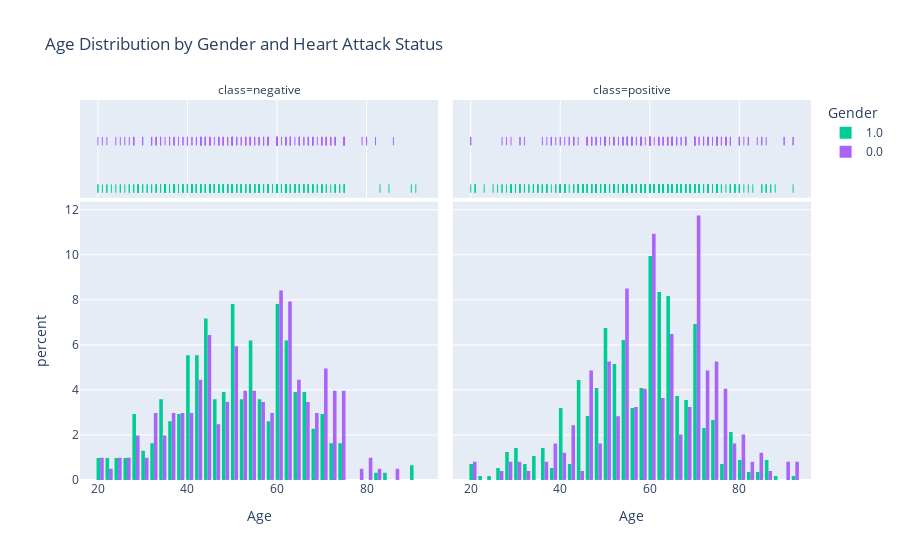

Notebook code for this chart:
### Code cell
# Yaş ve cinsiyet dağılımını, kalp krizi durumuna göre yüzdelik olarak görselleştir
fig = px.histogram(df, x='age', color='gender', 
                   title='Age Distribution by Gender and Heart Attack Status',
                   color_discrete_map={'male': 'blue', 'female': 'red'},
                   marginal="rug", 
                   labels={'age': 'Age', 'gender': 'Gender'},
                   barmode='group',  # overplay üst üste gruo yan yana
                   histnorm='percent',  # ½dağlım
                   facet_col='class',   # çizim için colon belirleme(kalp kiri geçip geçmiedği olduğundan ona göre belirlendi
                   category_orders={'class': ['negative', 'positive']})

# Grafiği göster
fig.show()

### Figure 1 — Plotly figure (JSON) as saved in the notebook; plotly's stock layout.template omitted (floating-point values rounded to 4 significant figures; data arrays with more than 128 entries replaced by an {"elided": "..."} marker saying what was removed)
{"data": [{"alignmentgroup": "True", "bingroup": "x", "histnorm": "percent", "hovertemplate": "Gender=1.0<br>class=negative<br>Age=%{x}<br>percent=%{y}<extra></extra>", "legendgroup": "1.0", "marker": {"color": "#00cc96", "pattern": {"shape": ""}}, "name": "1.0", "offsetgroup": "1.0", "orientation": "v", "showlegend": true, "type": "histogram", "x": {"elided": "307 int values"}, "xaxis": "x", "yaxis": "y"}, {"alignmentgroup": "True", "boxpoints": "all", "fillcolor": "rgba(255,255,255,0)", "hoveron": "points", "hovertemplate": "Gender=1.0<br>class=negative<br>Age=%{x}<extra></extra>", "jitter": 0, "legendgroup": "1.0", "line": {"color": "rgba(255,255,255,0)"}, "marker": {"color": "#00cc96", "symbol": "line-ns-open"}, "name": "1.0", "offsetgroup": "1.0", "showlegend": false, "type": "box", "x": {"elided": "307 int values"}, "xaxis": "x3", "yaxis": "y3"}, {"alignmentgroup": "True", "bingroup": "x", "histnorm": "percent", "hovertemplate": "Gender=1.0<br>class=positive<br>Age=%{x}<br>percent=%{y}<extra></extra>", "legendgroup": "1.0", "marker": {"color": "#00cc96", "pattern": {"shape": ""}}, "name": "1.0", "offsetgroup": "1.0", "orientation": "v", "showlegend": false, "type": "histogram", "x": {"elided": "563 int values"}, "xaxis": "x2", "yaxis": "y2"}, {"alignmentgroup": "True", "boxpoints": "all", "fillcolor": "rgba(255,255,255,0)", "hoveron": "points", "hovertemplate": "Gender=1.0<br>class=positive<br>Age=%{x}<extra></extra>", "jitter": 0, "legendgroup": "1.0", "line": {"color": "rgba(255,255,255,0)"}, "marker": {"color": "#00cc96", "symbol": "line-ns-open"}, "name": "1.0", "offsetgroup": "1.0", "showlegend": false, "type": "box", "x": {"elided": "563 int values"}, "xaxis": "x4", "yaxis": "y4"}, {"alignmentgroup": "True", "bingroup": "x", "histnorm": "percent", "hovertemplate": "Gender=0.0<br>class=negative<br>Age=%{x}<br>percent=%{y}<extra></extra>", "legendgroup": "0.0", "marker": {"color": "#ab63fa", "pattern": {"shape": ""}}, "name": "0.0", "offsetgroup": "0.0", "orientation": "v", "showlegend": true, "type": "histogram", "x": {"elided": "202 int values"}, "xaxis": "x", "yaxis": "y"}, {"alignmentgroup": "True", "boxpoints": "all", "fillcolor": "rgba(255,255,255,0)", "hoveron": "points", "hovertemplate": "Gender=0.0<br>class=negative<br>Age=%{x}<extra></extra>", "jitter": 0, "legendgroup": "0.0", "line": {"color": "rgba(255,255,255,0)"}, "marker": {"color": "#ab63fa", "symbol": "line-ns-open"}, "name": "0.0", "offsetgroup": "0.0", "showlegend": false, "type": "box", "x": {"elided": "202 int values"}, "xaxis": "x3", "yaxis": "y3"}, {"alignmentgroup": "True", "bingroup": "x", "histnorm": "percent", "hovertemplate": "Gender=0.0<br>class=positive<br>Age=%{x}<br>percent=%{y}<extra></extra>", "legendgroup": "0.0", "marker": {"color": "#ab63fa", "pattern": {"shape": ""}}, "name": "0.0", "offsetgroup": "0.0", "orientation": "v", "showlegend": false, "type": "histogram", "x": {"elided": "247 int values"}, "xaxis": "x2", "yaxis": "y2"}, {"alignmentgroup": "True", "boxpoints": "all", "fillcolor": "rgba(255,255,255,0)", "hoveron": "points", "hovertemplate": "Gender=0.0<br>class=positive<br>Age=%{x}<extra></extra>", "jitter": 0, "legendgroup": "0.0", "line": {"color": "rgba(255,255,255,0)"}, "marker": {"color": "#ab63fa", "symbol": "line-ns-open"}, "name": "0.0", "offsetgroup": "0.0", "showlegend": false, "type": "box", "x": {"elided": "247 int values"}, "xaxis": "x4", "yaxis": "y4"}], "layout": {"annotations": [{"font": {}, "showarrow": false, "text": "class=negative", "x": 0.245, "xanchor": "center", "xref": "paper", "y": 1, "yanchor": "bottom", "yref": "paper"}, {"font": {}, "showarrow": false, "text": "class=positive", "x": 0.755, "xanchor": "center", "xref": "paper", "y": 1, "yanchor": "bottom", "yref": "paper"}], "autosize": true, "barmode": "group", "dragmode": "zoom", "legend": {"title": {"text": "Gender"}, "tracegroupgap": 0}, "title": {"text": "Age Distribution by Gender and Heart Attack Status"}, "xaxis": {"anchor": "y", "autorange": true, "domain": [0, 0.49], "range": [16, 96], "title": {"text": "Age"}, "type": "linear"}, "xaxis2": {"anchor": "y2", "autorange": true, "domain": [0.51, 1], "matches": "x", "range": [16, 96], "title": {"text": "Age"}, "type": "linear"}, "xaxis3": {"anchor": "y3", "autorange": true, "domain": [0, 0.49], "matches": "x", "range": [16, 96], "showgrid": true, "showticklabels": false, "type": "linear"}, "xaxis4": {"anchor": "y4", "autorange": true, "domain": [0.51, 1], "matches": "x", "range": [16, 96], "showgrid": true, "showticklabels": false, "type": "linear"}, "yaxis": {"anchor": "x", "autorange": true, "domain": [0, 0.7326], "range": [0, 12.36], "title": {"text": "percent"}}, "yaxis2": {"anchor": "x2", "autorange": true, "domain": [0, 0.7326], "matches": "y", "range": [0, 12.36], "showticklabels": false}, "yaxis3": {"anchor": "x3", "autorange": true, "domain": [0.7426, 1], "matches": "y3", "range": [-0.6385, 1.5], "showgrid": false, "showline": false, "showticklabels": false, "ticks": "", "type": "category"}, "yaxis4": {"anchor": "x4", "autorange": true, "domain": [0.7426, 1], "matches": "y3", "range": [-0.6385, 1.5], "showgrid": false, "showline": false, "showticklabels": false, "ticks": "", "type": "category"}}}
